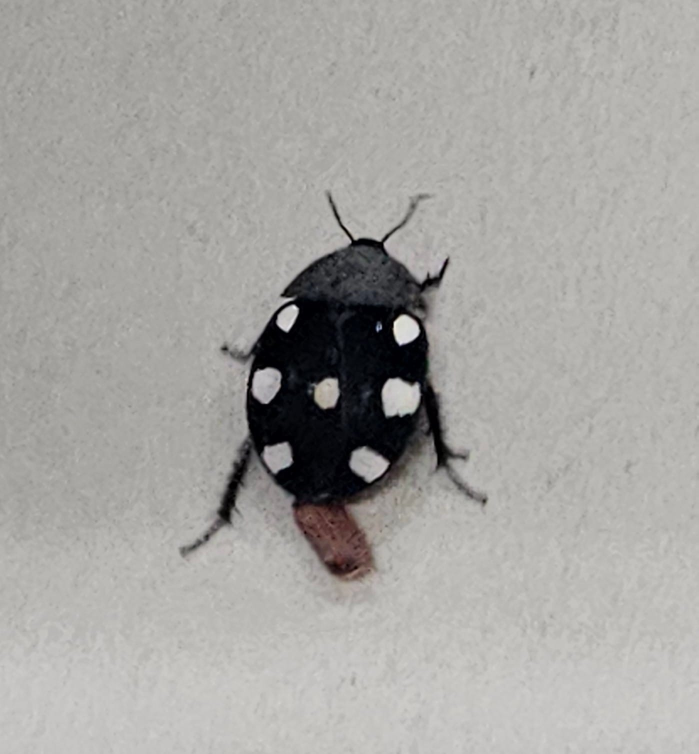
#> input picture ssn.jpeg, 1397 x 1508 px (shown at 1/2 size)
$ jupyter execute --allow-errors ssn_complete.ipynb   (shell and % lines are left out)
#> lines starting #> are read from the running program, lines starting #| are printed output that depends on the picture
# New section

[cell 1]
import matplotlib.pyplot as plt

[cell 2]
b=plt.imread('ssn.jpeg')
#> b is the input picture: shape (1508, 1397, 3); mean R, G, B 166.2, 164.9, 161.8

[cell 3]
plt.imshow(b)
plt.axis('off')
plt.show()

[cell 4]
#!pip install tensorflow-gpu==2.5.0

[cell 5]
import tensorflow as tf
import matplotlib.pyplot as plt
import pandas as pd
import seaborn as sns

#> (a cell that did not finish here is left out)

[cell 7]
from google.colab import drive
drive.mount('/content/drive')

#> (a cell that did not finish here is left out)

#> (a cell that did not finish here is left out)

#> (a cell that did not finish here is left out)

#> (a cell that did not finish here is left out)

#> (a cell that did not finish here is left out)

#> (a cell that did not finish here is left out)

#> (a cell that did not finish here is left out)

#> (a cell that did not finish here is left out)

#> (a cell that did not finish here is left out)

#> (a cell that did not finish here is left out)

#> (a cell that did not finish here is left out)

[cell 19]
import cv2
import matplotlib.pyplot as plt
import numpy as np

[cell 20]
image=cv2.imread("ssn.jpeg")

[cell 21]
BGR_image=cv2.cvtColor(image,cv2.COLOR_BGR2RGB)

[cell 22]
type(image)

[cell 23]
image.shape
#> Out = (1508, 1397, 3)

[cell 24]
plt.imshow(image)

[cell 25]
new_image=cv2.cvtColor(image, cv2.COLOR_BGR2RGB)

[cell 26]
plt.imshow(new_image)

[cell 27]
"""
1. Splitting image channels
"""
r,g,b=cv2.split(new_image)
#> b: shape (1508, 1397)
""""print('r', r.shape)
print('g', g.shape)
print('b', b.shape)"""
new_image=cv2.merge((r,g,b))

[cell 28]
"""
2. Resize of images
"""
s=10
w=int(new_image.shape[1]*s/100)
#> w = 139
h=int(new_image.shape[0]*s/100)
#> h = 150
dim=(w,h)
#> dim = (139, 150)
re_size=cv2.resize(new_image, dim, interpolation = cv2.INTER_AREA)
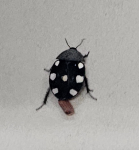
#> re_size: shape (150, 139, 3); mean R, G, B 166.2, 164.9, 161.8
re_size.shape
#> Out = (150, 139, 3)

[cell 29]
"""
3. Rotate Operation
"""
(h, w)=new_image.shape[:2]
#> h = 1508; w = 1397
c=(w/2, h/2)
#> c = (698.5, 754)
angle=90
m=cv2.getRotationMatrix2D(c, angle, 1.0)
rotate_90=cv2.warpAffine(new_image, m, (h,w))
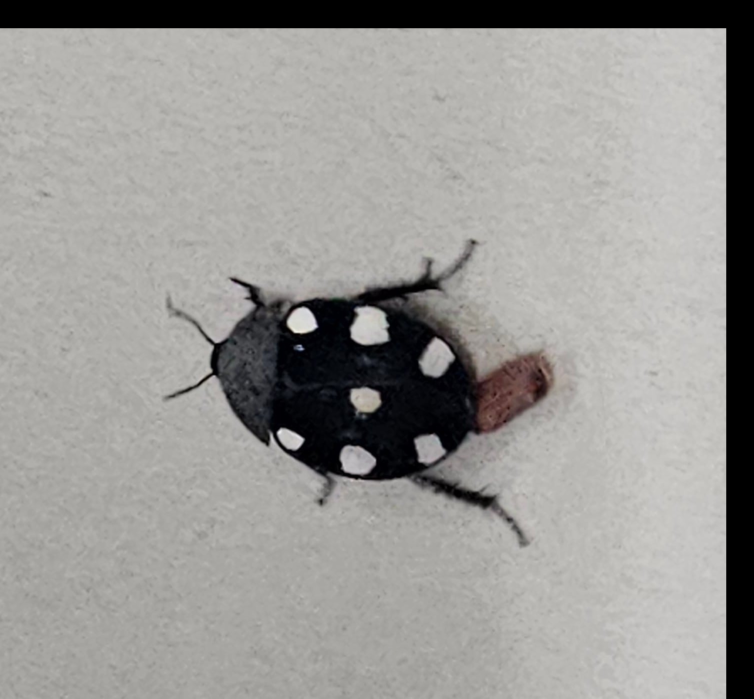
#> rotate_90: shape (1397, 1508, 3) (shown at 1/2 size); mean R, G, B 153.4, 152.2, 149.3

[cell 30]
plt.imshow(rotate_90)

[cell 31]
import numpy as np
import matplotlib.pyplot as plt
x=np.random.normal(3,1,1000)
y=100-(x+np.random.normal(0,0.1,1000))*3
plt.scatter(x,y)
def predict(x):
  return -3*x+100
fitline=predict(x)
plt.plot(x,fitline,c='b')
plt.show()
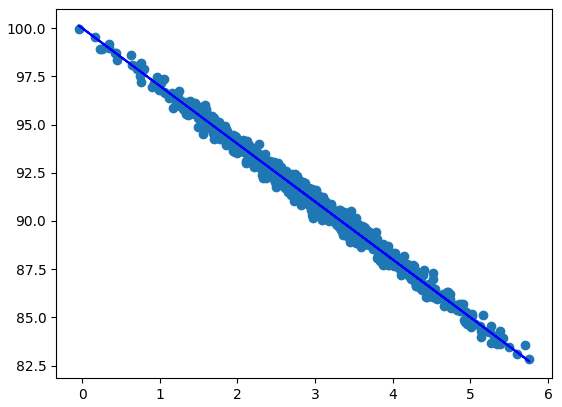
#> figure drawn by matplotlib, 1 panel

[cell 32]
from pylab import *
import numpy as np
np.random.seed(4)
x=np.random.normal(3.0,1.0,1000)
y=np.random.normal(50.0,10.0,1000)/x
plt.scatter(x,y)
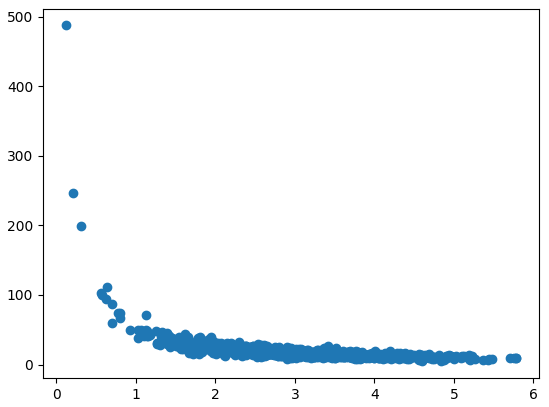
#> figure drawn by matplotlib, 1 panel
